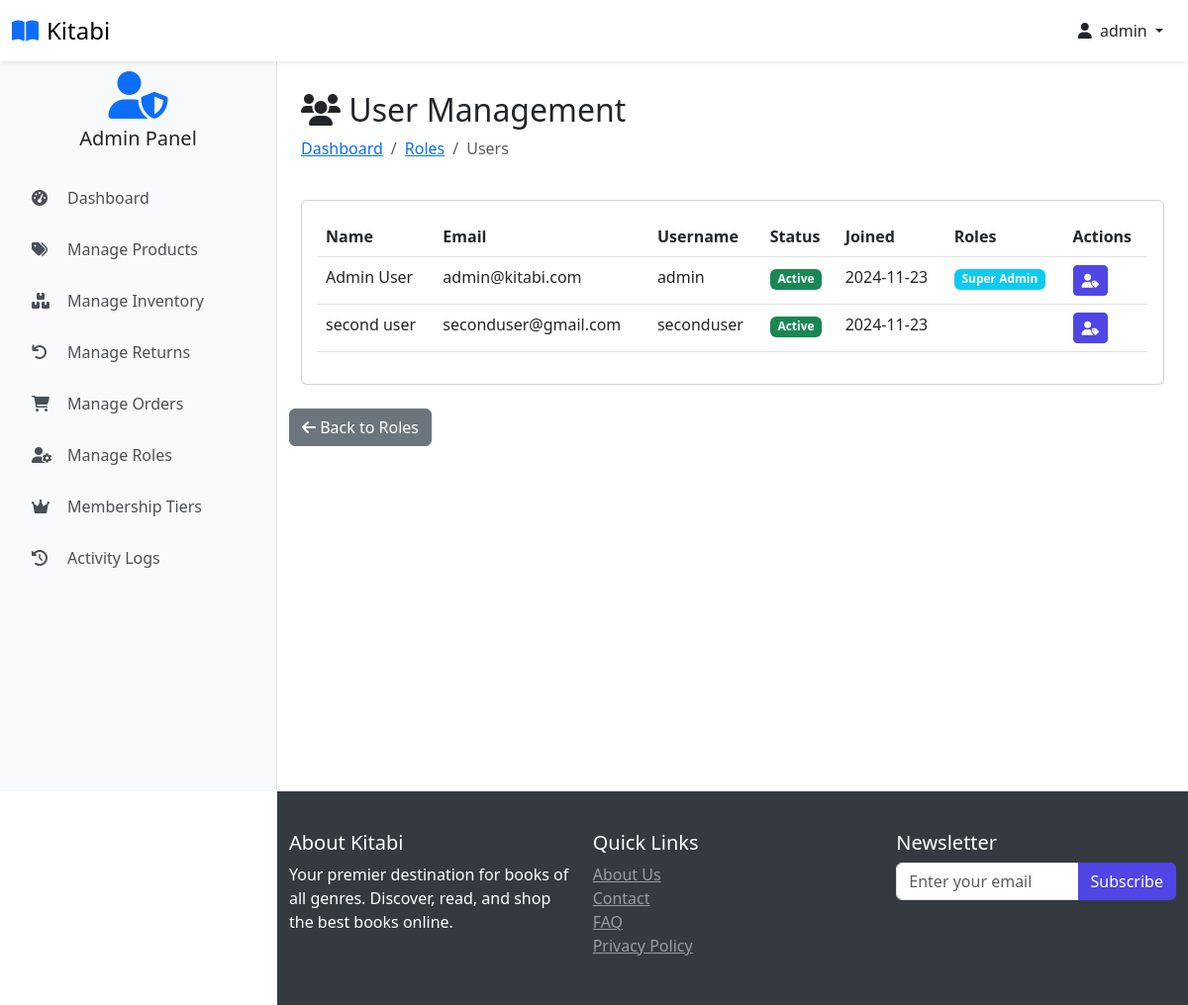
Page /customers (signed in) on the committed database.
### website/models.py (models this page shows, shortened)
class Customer(db.Model, UserMixin):
    id = db.Column(db.Integer, primary_key=True)
    full_name = db.Column(db.String(100), nullable=False)
    email = db.Column(db.String(100), unique=True, nullable=False)
    username = db.Column(db.String(100), unique=True, nullable=False)
    password_hash = db.Column(db.String(200), nullable=False)
    date_joined = db.Column(db.DateTime(), default=datetime.utcnow)
    is_admin_val = db.Column(db.Boolean, default=False)
    last_login = db.Column(db.DateTime)
    status = db.Column(db.String(20), default='active')
    membership_tier_id = db.Column(db.Integer, db.ForeignKey('membership_tier.id'), default=1)  # Default to Normal
    points = db.Column(db.Integer, default=0)
    membership_tier = db.relationship('MembershipTier', backref='customers')
    cart_items = db.relationship('Cart', back_populates='customer', lazy=True)
    orders = db.relationship('Order', back_populates='customer', lazy=True)
    activity_logs = db.relationship('ActivityLog', back_populates='user', lazy=True)
    returns = db.relationship('Return', foreign_keys='Return.customer_link', back_populates='customer', lazy=True)
    roles = db.relationship(
        'Role',
        secondary=user_roles,
        back_populates='users',
        lazy='dynamic'
    )
    @property
    def password(self):
        raise AttributeError('Password is not a readable Attribute')
    @property
    def is_admin(self):
        return self.is_admin_val or any(
            role.name in ['Super Admin', 'Product Manager', 'Order Manager']
            for role in self.roles
        )
    def has_permission(self, permission):
        if not self.roles:
            return False
        for role in self.roles:
            permissions = role.permissions or []
            if permission in permissions:
                return True
        return False

class Role(db.Model):
    id = db.Column(db.Integer, primary_key=True)
    name = db.Column(db.String(50), unique=True, nullable=False)
    description = db.Column(db.String(200))
    permissions = db.Column(db.JSON)
    created_at = db.Column(db.DateTime, default=datetime.utcnow)
    users = db.relationship(
        'Customer',
        secondary=user_roles,
        back_populates='roles',
        lazy='dynamic'
    )

### website/admin.py (the view)
@admin.route('/customers')
@login_required
@admin_required
@check_permission('manage_users')
def display_customers():
    customers = Customer.query.all()
    return render_template('customers.html', customers=customers)

### website/templates/customers.html (shortened to what this page needs)
{% extends 'base.html' %}
{% block body %}
 <div class="container pt-2">
    <div class="row mb-4">
        <div class="col">
            <h2><i class="fas fa-users"></i> User Management</h2>
            <nav aria-label="breadcrumb">
                <ol class="breadcrumb">
                    <li class="breadcrumb-item"><a href="{{ url_for('admin.admin_page') }}">Dashboard</a></li>
                    <li class="breadcrumb-item"><a href="{{ url_for('admin.manage_roles') }}">Roles</a></li>
                    <li class="breadcrumb-item active">Users</li>
                </ol>
            </nav>
        </div>
    </div>
    <div class="card">
        <div class="card-body">
            <div class="table-responsive">
                <table class="table table-hover">
                    <thead>
                        <tr>
                            <th>Name</th>
                            <th>Email</th>
                            <th>Username</th>
                            <th>Status</th>
                            <th>Joined</th>
                            <th>Roles</th>
                            <th>Actions</th>
                        </tr>
                    </thead>
                    <tbody>
                        {% for customer in customers %}
                        <tr>
                            <td>{{ customer.full_name }}</td>
                            <td>{{ customer.email }}</td>
                            <td>{{ customer.username }}</td>
                            <td>
                                {% if customer.status == 'active' %}
                                    <span class="badge bg-success">Active</span>
                                {% elif customer.status == 'inactive' %}
                                    <span class="badge bg-secondary">Inactive</span>
                                {% else %}
                                    <span class="badge bg-warning">Suspended</span>
                                {% endif %}
                            </td>
                            <td>{{ customer.date_joined.strftime('%Y-%m-%d') }}</td>
                            <td>
                                {% for role in customer.roles %}
                                    <span class="badge bg-info">{{ role.name }}</span>
                                {% endfor %}
                            </td>
                            <td>
                                <div class="btn-group">
                                    <a href="{{ url_for('admin.assign_roles', user_id=customer.id) }}"
                                       class="btn btn-sm btn-primary" title="Assign Roles">
                                        <i class="fas fa-user-tag"></i>
                                    </a>
                                </div>
                            </td>
                        </tr>
                        {% endfor %}
                    </tbody>
                </table>
            </div>
        </div>
    </div>
</div>
<div class="row mt-4 mb-5">
    <div class="col">
        <a href="{{ url_for('admin.manage_roles') }}" class="btn btn-secondary">
            <i class="fas fa-arrow-left"></i> Back to Roles
        </a>
    </div>
</div>
</div>
{% endblock %}

### website/templates/base.html (shortened to what this page needs)
<!DOCTYPE html>
<html lang="en">
<head>
    <link rel="stylesheet" href="{{ url_for('static', filename='css/bootstrap.min.css') }}">
    <link rel="stylesheet" href="{{ url_for('static', filename='css/owl.carousel.min.css') }}">
    <link rel="stylesheet" href="{{ url_for('static', filename='css/style.css') }}">
    <link rel="stylesheet" href="https://cdnjs.cloudflare.com/ajax/libs/font-awesome/6.0.0/css/all.min.css">
</head>
<body class="{% if current_user.is_authenticated %}{% if current_user.is_admin %}admin-user{% else %}user{% endif %}{% else %}guest{% endif %}">
<nav class="navbar navbar-light bg-white fixed-top shadow-sm">
    <div class="container-fluid">
        <div class="d-flex align-items-center">
            <a class="navbar-brand d-flex align-items-center" href="/">
                <i class="fas fa-book-open text-primary me-2"></i>
                <span class="font-weight-bold">Kitabi</span>
            </a>
        </div>
        <div class="d-flex align-items-center user-nav">
            {% if current_user.is_authenticated %}
                <div class="dropdown">
                    <button class="btn btn-link text-dark text-decoration-none dropdown-toggle" type="button" id="userDropdown" data-bs-toggle="dropdown" aria-expanded="false">
                        <i class="fas fa-user me-1"></i>
                        {{ current_user.username }}
                    </button>
                </div>
            {% else %}
                <a href="{{ url_for('auth.login') }}" class="btn btn-primary">
                    <i class="fas fa-sign-in-alt me-2"></i>Login
                </a>
            {% endif %}
        </div>
    </div>
</nav>
    {% if current_user.is_authenticated %}
        {% if current_user.is_admin %}
            <div class="admin-sidebar">
                <div class="text-center mb-4">
                    <i class="fas fa-user-shield fa-3x text-primary"></i>
                    <h5 class="mt-2">Admin Panel</h5>
                </div>
                <div class="nav flex-column">
                    <a class="admin-nav-item" href="{{ url_for('admin.admin_page') }}">
                        <i class="fas fa-tachometer-alt"></i>Dashboard
                    </a>
                    <a class="admin-nav-item" href="{{ url_for('admin.shop_items') }}">
                        <i class="fas fa-tags"></i>Manage Products
                    </a>
                    <a class="admin-nav-item" href="{{ url_for('admin.inventory_management') }}">
                        <i class="fas fa-boxes"></i>Manage Inventory
                    </a>
                    <a class="admin-nav-item" href="{{ url_for('admin.returns_management') }}">
                        <i class="fas fa-undo"></i>Manage Returns
                    </a>
                    <a class="admin-nav-item" href="{{ url_for('admin.order_view') }}">
                        <i class="fas fa-shopping-cart"></i>Manage Orders
                    </a>
                    <a class="admin-nav-item" href="{{ url_for('admin.manage_roles') }}">
                        <i class="fas fa-user-cog"></i>Manage Roles
                    </a>
                    <a class="admin-nav-item" href="{{ url_for('admin.membership_tiers') }}">
                        <i class="fas fa-crown"></i>Membership Tiers
                    </a>
                    <a class="admin-nav-item" href="{{ url_for('admin.view_activity_logs') }}">
                        <i class="fas fa-history"></i>Activity Logs
                    </a>
                </div>
            </div>
        {% endif %}
{% endif %}
    <main class="main-content">
         <div class="container pt-2">
            {% block body %}{% endblock %}
    </main>
    <footer>
         <div class="container pt-2">
            <div class="row">
                <div class="col-md-4">
                    <h5>About Kitabi</h5>
                    <p>Your premier destination for books of all genres. Discover, read, and shop the best books online.</p>
                </div>
                <div class="col-md-4">
                    <h5>Quick Links</h5>
                    <ul class="list-unstyled">
                        <li><a href="#" class="text-white-50">About Us</a></li>
                        <li><a href="#" class="text-white-50">Contact</a></li>
                        <li><a href="#" class="text-white-50">FAQ</a></li>
                    <li><a href="#" class="text-white-50">Privacy Policy</a></li>
                </ul>
            </div>
            <div class="col-md-4">
                <h5>Newsletter</h5>
                <form>
                    <div class="input-group">
                        <input type="email" class="form-control" placeholder="Enter your email">
                        <button class="btn btn-primary" type="submit">Subscribe</button>
                    </div>
                </form>
            </div>
        </div>
    </div>
</footer>
</body>
</html>

### website/static/css/style.css (style rules this page uses)
:root { --primary-color: #4f46e5; --secondary-color: #818cf8; --dark-color: #1f2937; --light-color: #f3f4f6; }
body { font-family: 'Segoe UI', Tahoma, Geneva, Verdana, sans-serif; padding-top: 56px; margin: 0; }
.navbar-brand { font-size: 1.5rem; }
.sidebar, .admin-sidebar { height: calc(100vh - 56px); position: fixed; top: 56px; left: 0; width: 280px; z-index: 1000; overflow-y: auto; transition: transform 0.3s ease-in-out; padding: 1rem; }
.admin-sidebar { background-color: #f8f9fa; border-right: 1px solid rgba(0, 0, 0, 0.1); }
.main-content { padding-top: 20px; min-height: calc(100vh - 56px); transition: margin-left 0.3s ease-in-out; }
body.admin-user .main-content { margin-left: 280px; }
.admin-nav-item { display: flex; align-items: center; padding: 0.75rem 1rem; color: #495057; text-decoration: none; border-radius: 0.25rem; transition: all 0.2s; margin-bottom: 0.25rem; }
.admin-nav-item i { width: 1.5rem; margin-right: 0.75rem; }
.btn-primary { background-color: var(--primary-color); border-color: var(--primary-color); }
footer { flex-shrink: 0; position: relative; width: 100%; margin-top: auto; }
@media (min-width: 992px) { body:not(.admin-user) footer, body.admin-user footer { margin-left: 280px; width: calc(100% - 280px); } }

### website/templates/base.html (style rules this page uses)
body { min-height: 100vh; display: flex; flex-direction: column; padding-top: 56px; }
.sidebar, .admin-sidebar { height: calc(100vh - 56px); position: fixed; top: 56px; left: 0; width: 280px; z-index: 1000; overflow-y: auto; transition: transform 0.3s ease-in-out; padding: 1rem; }
.admin-sidebar { background-color: #f8f9fa; border-right: 1px solid rgba(0, 0, 0, 0.1); }
.admin-nav-item { display: flex; align-items: center; padding: 0.75rem 1rem; color: #495057; text-decoration: none; border-radius: 0.25rem; transition: all 0.2s; margin-bottom: 0.25rem; }
.admin-nav-item i { width: 1.5rem; margin-right: 0.75rem; }
.main-content { flex: 1; padding-top: 20px; transition: margin-left 0.3s ease-in-out; }
footer { margin-top: auto; background-color: #343a40; color: white; padding: 2rem 0; }
@media (min-width: 992px) { body.admin-user .main-content, body.admin-user footer { margin-left: 280px; } }

### rows in the picture
Customer: username "admin", full_name "Admin User", email "admin@kitabi.com", status "Active", date_joined "2024-11-23"
Role: name "Super Admin"
Customer: full_name "second user", email "seconduser@gmail.com", username "seconduser", status "Active", date_joined "2024-11-23"
